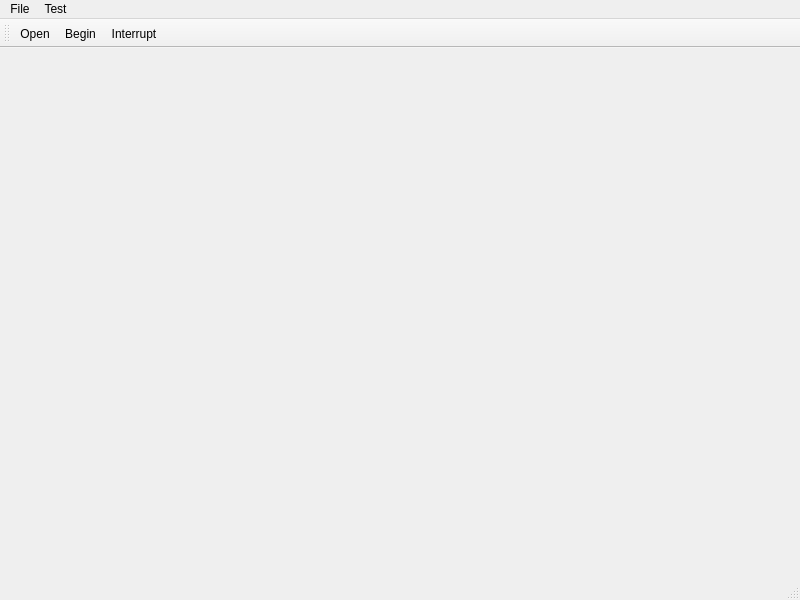
<?xml version="1.0" encoding="UTF-8"?>
<ui version="4.0">
 <class>MainWindow</class>
 <widget class="QMainWindow" name="MainWindow">
  <property name="geometry">
   <rect>
    <x>0</x>
    <y>0</y>
    <width>800</width>
    <height>600</height>
   </rect>
  </property>
  <property name="windowTitle">
   <string>SpeakEnglish</string>
  </property>
  <widget class="QWidget" name="centralwidget"/>
  <widget class="QMenuBar" name="menubar">
   <property name="geometry">
    <rect>
     <x>0</x>
     <y>0</y>
     <width>800</width>
     <height>21</height>
    </rect>
   </property>
   <widget class="QMenu" name="menuTest">
    <property name="title">
     <string>Test</string>
    </property>
    <addaction name="actionChallengeBegin"/>
    <addaction name="actionChallengeInterrupt"/>
   </widget>
   <widget class="QMenu" name="menuFile">
    <property name="title">
     <string>File</string>
    </property>
    <addaction name="actionOpenFile"/>
    <addaction name="separator"/>
    <addaction name="actionQuit"/>
   </widget>
   <addaction name="menuFile"/>
   <addaction name="menuTest"/>
  </widget>
  <widget class="QStatusBar" name="statusbar"/>
  <widget class="QToolBar" name="toolBar">
   <property name="windowTitle">
    <string>toolBar</string>
   </property>
   <attribute name="toolBarArea">
    <enum>TopToolBarArea</enum>
   </attribute>
   <attribute name="toolBarBreak">
    <bool>false</bool>
   </attribute>
   <addaction name="actionOpenFile"/>
   <addaction name="actionChallengeBegin"/>
   <addaction name="actionChallengeInterrupt"/>
  </widget>
  <action name="actionChallengeBegin">
   <property name="icon">
    <iconset resource="resources.qrc">
     <normaloff>:/res/icons/Start.ico</normaloff>:/res/icons/Start.ico</iconset>
   </property>
   <property name="text">
    <string>Begin</string>
   </property>
   <property name="shortcut">
    <string>Ctrl+G</string>
   </property>
  </action>
  <action name="actionChallengeInterrupt">
   <property name="icon">
    <iconset resource="resources.qrc">
     <normaloff>:/res/icons/Interrupt.ico</normaloff>:/res/icons/Interrupt.ico</iconset>
   </property>
   <property name="text">
    <string>Interrupt</string>
   </property>
   <property name="shortcut">
    <string>Ctrl+I</string>
   </property>
  </action>
  <action name="actionOpenFile">
   <property name="icon">
    <iconset resource="resources.qrc">
     <normaloff>:/res/icons/Open.ico</normaloff>:/res/icons/Open.ico</iconset>
   </property>
   <property name="text">
    <string>Open</string>
   </property>
   <property name="shortcut">
    <string>Ctrl+O</string>
   </property>
  </action>
  <action name="actionQuit">
   <property name="text">
    <string>Quit</string>
   </property>
   <property name="shortcut">
    <string>Ctrl+Q</string>
   </property>
  </action>
 </widget>
 <resources>
  <include location="resources.qrc"/>
 </resources>
 <connections/>
</ui>
